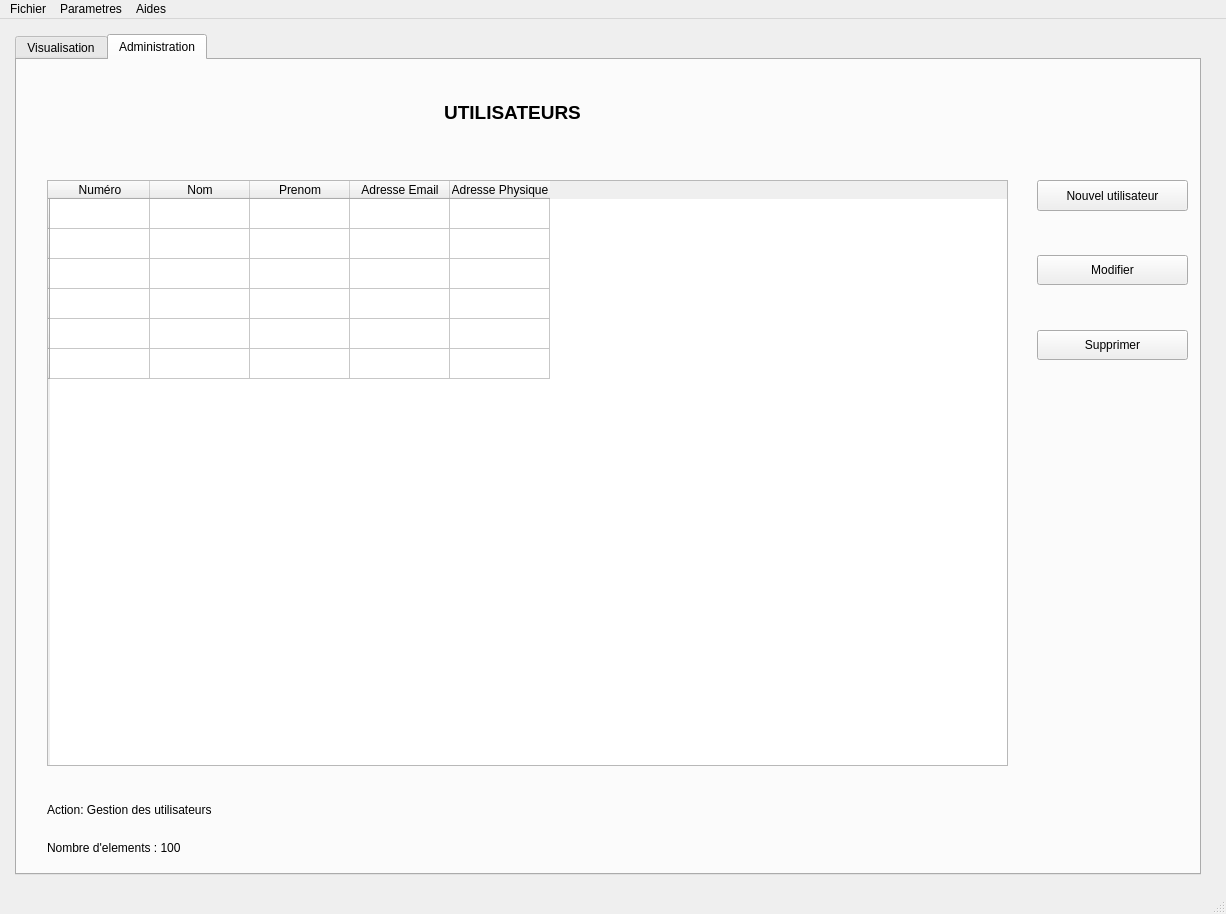
<?xml version="1.0" encoding="UTF-8"?>
<ui version="4.0">
 <class>MainWindow</class>
 <widget class="QMainWindow" name="MainWindow">
  <property name="geometry">
   <rect>
    <x>0</x>
    <y>0</y>
    <width>1226</width>
    <height>914</height>
   </rect>
  </property>
  <property name="windowTitle">
   <string>MainWindow</string>
  </property>
  <widget class="QWidget" name="centralwidget">
   <widget class="QTabWidget" name="tabWidget">
    <property name="geometry">
     <rect>
      <x>15</x>
      <y>15</y>
      <width>1186</width>
      <height>841</height>
     </rect>
    </property>
    <property name="currentIndex">
     <number>1</number>
    </property>
    <widget class="QWidget" name="visual_tab">
     <attribute name="title">
      <string>Visualisation</string>
     </attribute>
     <widget class="QLabel" name="label_3">
      <property name="geometry">
       <rect>
        <x>30</x>
        <y>765</y>
        <width>226</width>
        <height>31</height>
       </rect>
      </property>
      <property name="text">
       <string>Status : Visualisation des images</string>
      </property>
     </widget>
     <widget class="QWidget" name="widget" native="true">
      <property name="geometry">
       <rect>
        <x>30</x>
        <y>15</y>
        <width>1141</width>
        <height>736</height>
       </rect>
      </property>
      <widget class="QLabel" name="labelVisual">
       <property name="geometry">
        <rect>
         <x>0</x>
         <y>0</y>
         <width>1141</width>
         <height>736</height>
        </rect>
       </property>
       <property name="text">
        <string/>
       </property>
      </widget>
     </widget>
    </widget>
    <widget class="QWidget" name="admin_tab">
     <attribute name="title">
      <string>Administration</string>
     </attribute>
     <widget class="QTableWidget" name="tableWidget">
      <property name="geometry">
       <rect>
        <x>30</x>
        <y>120</y>
        <width>961</width>
        <height>586</height>
       </rect>
      </property>
      <row>
       <property name="text">
        <string/>
       </property>
      </row>
      <row>
       <property name="text">
        <string/>
       </property>
      </row>
      <row>
       <property name="text">
        <string/>
       </property>
      </row>
      <row>
       <property name="text">
        <string/>
       </property>
      </row>
      <row>
       <property name="text">
        <string/>
       </property>
      </row>
      <row>
       <property name="text">
        <string/>
       </property>
      </row>
      <column>
       <property name="text">
        <string>Numéro</string>
       </property>
      </column>
      <column>
       <property name="text">
        <string>Nom</string>
       </property>
      </column>
      <column>
       <property name="text">
        <string>Prenom</string>
       </property>
      </column>
      <column>
       <property name="text">
        <string>Adresse Email</string>
       </property>
      </column>
      <column>
       <property name="text">
        <string>Adresse Physique</string>
       </property>
      </column>
      <item row="0" column="4">
       <property name="text">
        <string/>
       </property>
      </item>
     </widget>
     <widget class="QLabel" name="label">
      <property name="geometry">
       <rect>
        <x>360</x>
        <y>30</y>
        <width>271</width>
        <height>46</height>
       </rect>
      </property>
      <property name="text">
       <string>&lt;html&gt;&lt;head/&gt;&lt;body&gt;&lt;p align=&quot;center&quot;&gt;&lt;span style=&quot; font-size:14pt; font-weight:600;&quot;&gt;UTILISATEURS&lt;/span&gt;&lt;/p&gt;&lt;/body&gt;&lt;/html&gt;</string>
      </property>
     </widget>
     <widget class="QPushButton" name="pushButton">
      <property name="geometry">
       <rect>
        <x>1020</x>
        <y>120</y>
        <width>151</width>
        <height>31</height>
       </rect>
      </property>
      <property name="styleSheet">
       <string notr="true">font-size : 12px;</string>
      </property>
      <property name="text">
       <string>Nouvel utilisateur</string>
      </property>
     </widget>
     <widget class="QPushButton" name="pushButton_2">
      <property name="geometry">
       <rect>
        <x>1020</x>
        <y>195</y>
        <width>151</width>
        <height>30</height>
       </rect>
      </property>
      <property name="text">
       <string>Modifier</string>
      </property>
     </widget>
     <widget class="QPushButton" name="pushButton_3">
      <property name="geometry">
       <rect>
        <x>1020</x>
        <y>270</y>
        <width>151</width>
        <height>30</height>
       </rect>
      </property>
      <property name="text">
       <string>Supprimer</string>
      </property>
     </widget>
     <widget class="QLabel" name="label_2">
      <property name="geometry">
       <rect>
        <x>30</x>
        <y>735</y>
        <width>211</width>
        <height>30</height>
       </rect>
      </property>
      <property name="text">
       <string>Action: Gestion des utilisateurs</string>
      </property>
     </widget>
     <widget class="QLabel" name="label_4">
      <property name="geometry">
       <rect>
        <x>30</x>
        <y>780</y>
        <width>226</width>
        <height>16</height>
       </rect>
      </property>
      <property name="text">
       <string>Nombre d'elements : 100</string>
      </property>
     </widget>
    </widget>
   </widget>
  </widget>
  <widget class="QMenuBar" name="menubar">
   <property name="geometry">
    <rect>
     <x>0</x>
     <y>0</y>
     <width>1226</width>
     <height>26</height>
    </rect>
   </property>
   <widget class="QMenu" name="menuFichier">
    <property name="title">
     <string>Fichier</string>
    </property>
    <addaction name="actionExit"/>
   </widget>
   <widget class="QMenu" name="menuAides">
    <property name="title">
     <string>Parametres</string>
    </property>
    <addaction name="actionA_propos"/>
    <addaction name="actionoptions"/>
   </widget>
   <widget class="QMenu" name="menuAides_2">
    <property name="title">
     <string>Aides</string>
    </property>
   </widget>
   <addaction name="menuFichier"/>
   <addaction name="menuAides"/>
   <addaction name="menuAides_2"/>
  </widget>
  <widget class="QStatusBar" name="statusbar"/>
  <action name="actionExit">
   <property name="text">
    <string>Exit</string>
   </property>
  </action>
  <action name="actionA_propos">
   <property name="text">
    <string>Source des images</string>
   </property>
  </action>
  <action name="actionoptions">
   <property name="text">
    <string>options</string>
   </property>
  </action>
 </widget>
 <resources/>
 <connections/>
</ui>
